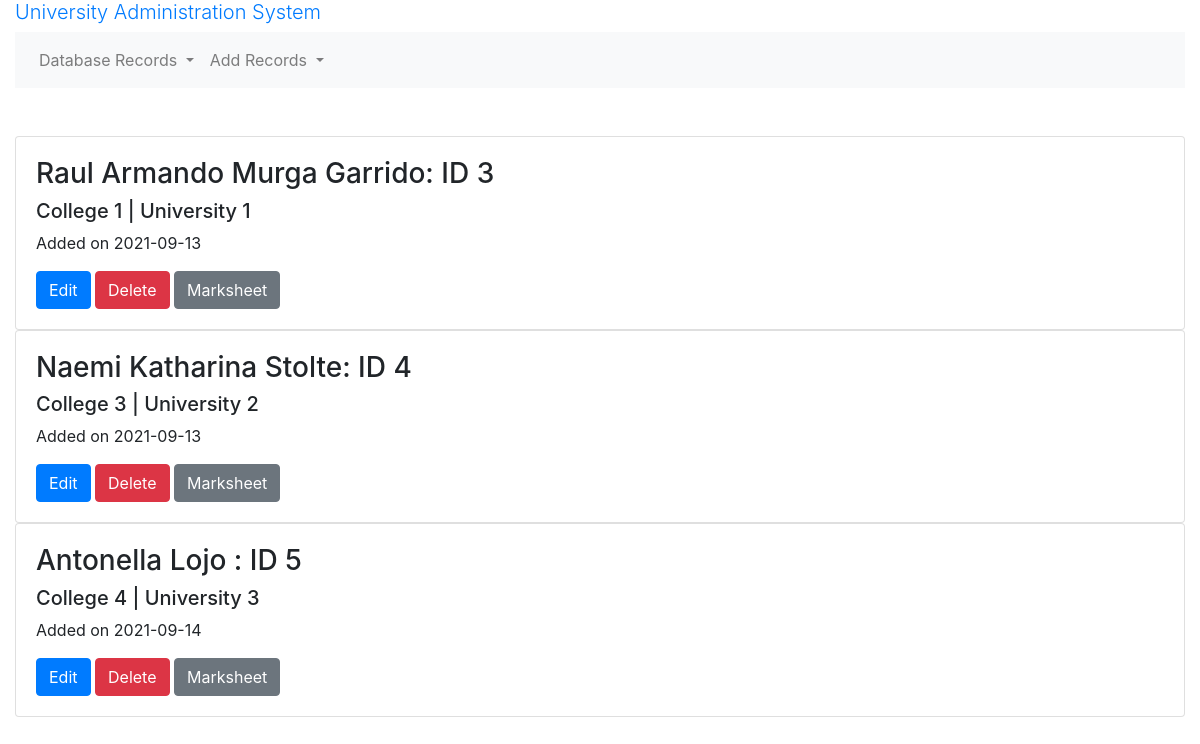
/students, run on the app's committed database.
### PIP_WebApp/models.py (models this page shows, shortened)
class Student(db.Model):
    __tablename__ = 'student'
    id = db.Column(db.Integer, primary_key=True)
    created_at = db.Column(db.Date, nullable = False, default=datetime.utcnow())
    name = db.Column(db.String(255))
    surname = db.Column(db.String(255))
    address = db.Column(db.String(255))
    phone_no = db.Column(db.String(10))
    std_code = db.Column(db.String(8))
    university_id = db.Column(db.Integer, db.ForeignKey("university.id"))# many2one
    university = db.relationship("University", back_populates="students")
    college_id = db.Column(db.Integer, db.ForeignKey("college.id"))# many2one
    college = db.relationship("College", back_populates='students')
    stream_id = db.Column(db.Integer, db.ForeignKey("stream.id"))# many2one
    stream = db.relationship("Stream", back_populates='students')
    courses = db.relationship('Course', back_populates='student')# one2many
    marksheets = db.relationship('Marksheet', back_populates='student')# one2many

### PIP_WebApp/routes.py (the view)
@app.route('/students')
def students():
    students = models.Student.query.all()
    return render_template('students.html', students=students)

### PIP_WebApp/templates/students.html
{% extends "base.html" %}
{% block main %}
  {% for student in students %}
    <div class="card">
      <div class="card-body">
        <h3>{{ student.name}} {{student.surname}}: ID {{ student.id }}</h3>
        <h5>College {{ student.college_id}} | University {{student.university_id}}</h5>
        <p>Added on {{ student.created_at }}</p>
        <a href="{{ url_for('edit_student', student_id=student.id) }}" class="btn btn-primary">Edit</a>
        <a href="{{ url_for('delete_student', student_id=student.id) }}" class="btn btn-danger">Delete</a>
        <a href="{{ url_for('marksheet', student_id=student.id) }}" class="btn btn-secondary">Marksheet</a>
      </div>
    </div>
  {% endfor %}
{% endblock %}

### data on the page
Student: name "Raul Armando", surname "Murga Garrido", id "3", college_id "1", university_id "1", created_at "2021-09-13"
Student: name "Naemi Katharina", surname "Stolte", id "4", college_id "3", university_id "2", created_at "2021-09-13"
Student: name "Antonella", surname "Lojo", id "5", college_id "4", university_id "3", created_at "2021-09-14"
